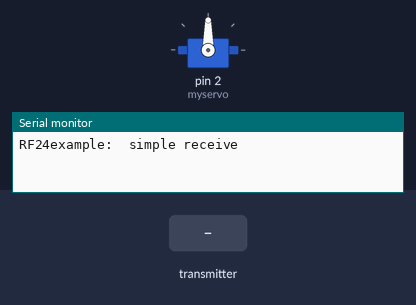
This sketch was run on a simulated Arduino Uno, built with avr-gcc and run on an emulated ATmega328P. Parts: servo, the last lines printed to the serial monitor. The test bench sets the inputs (shaded band). No radio packets arrive unless stated.

Above: at 1.2 s.
1.3 s: the transmitter starts sending rec_data = 0
At 1.7 s:
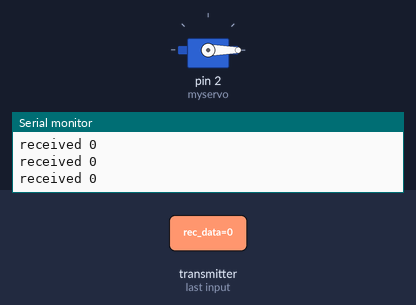
2.8 s: the transmitter starts sending rec_data = 64
At 4.0 s:
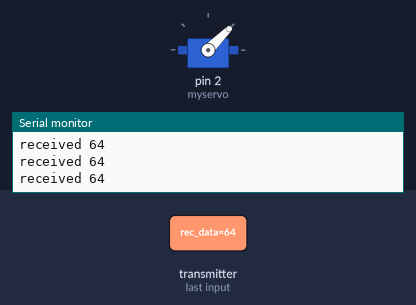
4.3 s: the transmitter starts sending rec_data = 255
At 5.2 s:
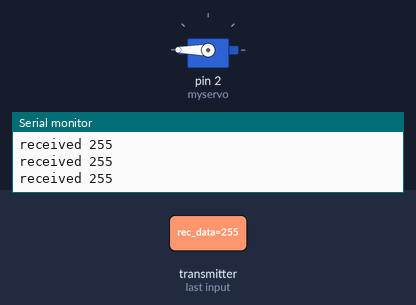
5.8 s: the transmitter starts sending rec_data = 128
At 6.4 s:
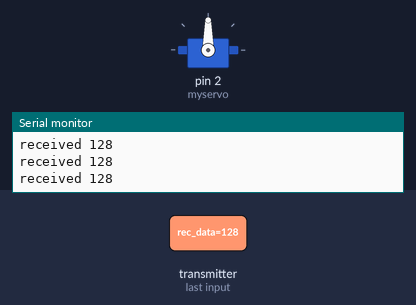
Timing chart, 0 to 8.3 s (numbered marks = the images above; inputs shaded):
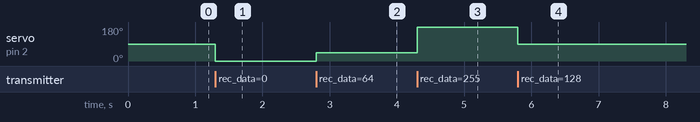

Measured:
- after the input at 1.3 s, servo on pin 2 (myservo): 90° → 0° at once
- after the input at 2.8 s, servo on pin 2 (myservo): 0° → 45° at once
- after the input at 4.3 s, servo on pin 2 (myservo): 45° → 180° at once
- after the input at 5.8 s, servo on pin 2 (myservo): 180° → 90° at once

The sketch:

rec_02.ino
```cpp
/*
* Simple sketch for nRF24L01+ radios  Receive side.
*
* Updated: Dec 2014 by TMRh20. Simplified Mar 2019 RMH.
*/

#include <Servo.h>
#include <SPI.h>
#include "RF24.h"

Servo myservo;

/* Hardware configuration: Set up nRF24L01 radio on SPI bus plus pins 7 & 8 */
RF24 radio(7,8);


byte addresses[][6] = {"1Node","2Node"};
int angle;

void setup() {

  myservo.attach(2);

  Serial.begin(115200);
  Serial.println(F("RF24example:  simple receive"));


  radio.begin();

  // Set the PA Level low to prevent power supply related issues since this is a
 // getting_started sketch, and the likelihood of close proximity of the devices. RF24_PA_MAX is default.
  radio.setPALevel(RF24_PA_LOW);


    radio.openWritingPipe(addresses[1]);
    radio.openReadingPipe(1,addresses[0]);


  // Start the radio listening for data
  radio.startListening();
}

void loop() {

    byte rec_data;

    if( radio.available()){
                                                                    // Variable for the received timestamp
      while (radio.available()) {                                   // While there is data ready
        radio.read( &rec_data, 1 );             // Get the payload
      }


      Serial.print("received ");
      Serial.println(rec_data);
      angle = map(rec_data, 0, 255, 0, 180);
      myservo.write(angle);
      //Serial.println(rec_data);
   }


} // Loop
```
